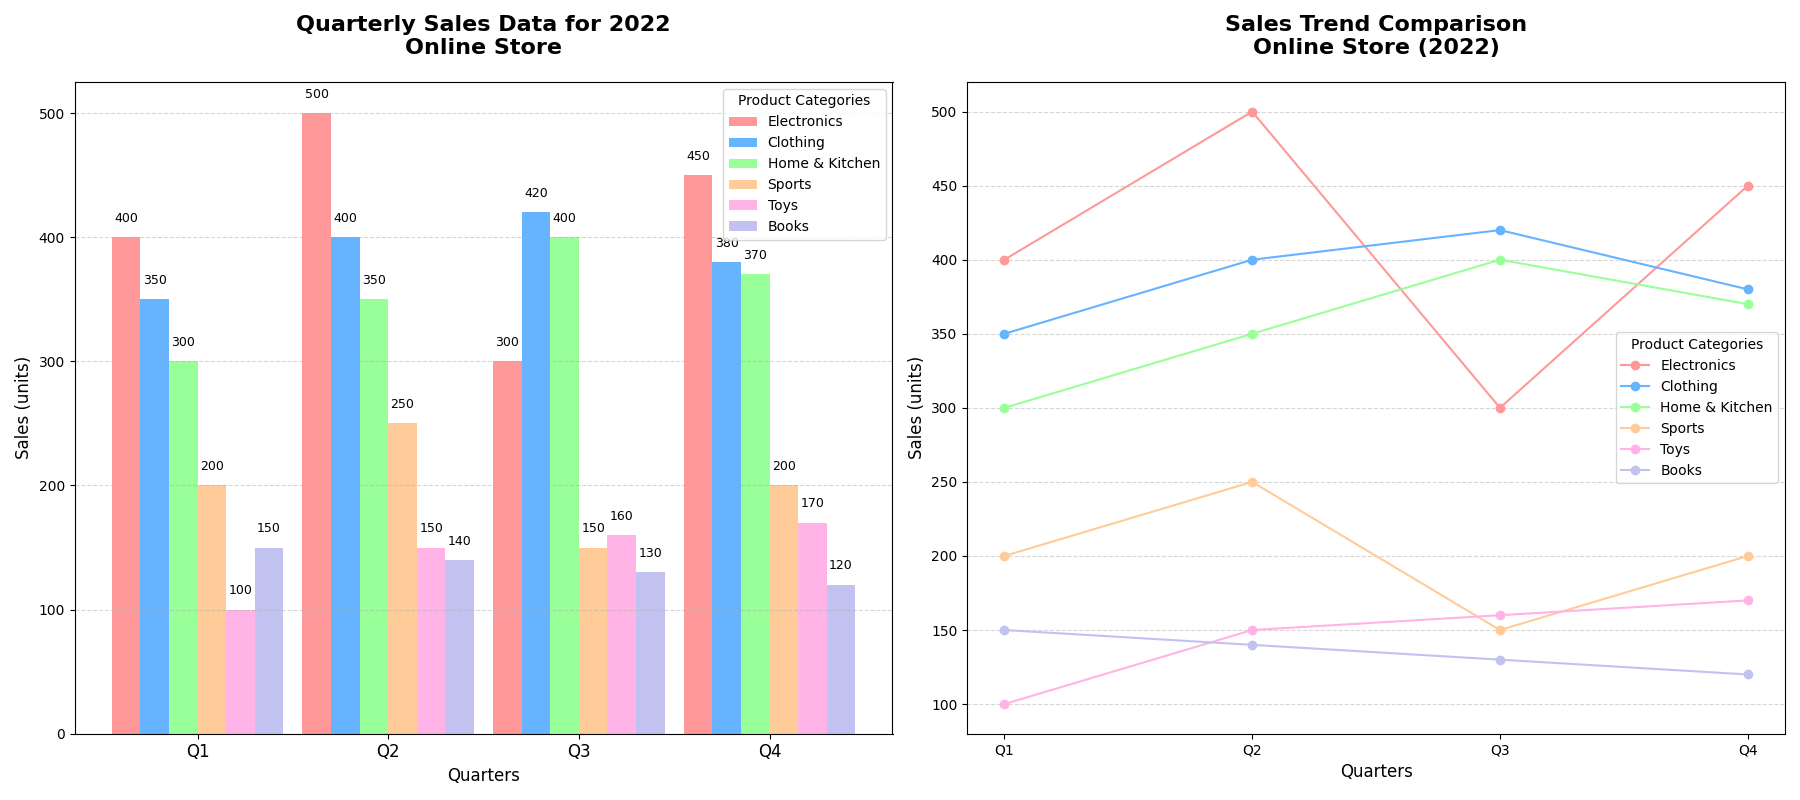

Reproduce this figure in Python.
import matplotlib.pyplot as plt
import numpy as np

# Quarters
quarters = ['Q1', 'Q2', 'Q3', 'Q4']

# Categories and their corresponding sales data (in units)
categories = ['Electronics', 'Clothing', 'Home & Kitchen', 'Sports', 'Books', 'Toys']
sales_data = {
    'Electronics': [400, 500, 300, 450],
    'Clothing': [350, 400, 420, 380],
    'Home & Kitchen': [300, 350, 400, 370],
    'Sports': [200, 250, 150, 200],
    'Books': [150, 140, 130, 120],
    'Toys': [100, 150, 160, 170],
}

# Calculate total sales per category
total_sales = {category: sum(sales) for category, sales in sales_data.items()}

# Sort categories by total sales in descending order
colors = ['#ff9999','#66b3ff','#99ff99','#ffcc99', '#c2c2f0', '#ffb3e6']
sorted_categories = sorted(total_sales, key=total_sales.get, reverse=True)
sorted_colors = [x for _, x in sorted(zip(categories, colors), key=lambda pair: total_sales[pair[0]], reverse=True)]
sorted_sales_data = [sales_data[category] for category in sorted_categories]

# Create figure and 1x2 subplots
fig, (ax_bar, ax_curve) = plt.subplots(1, 2, figsize=(18, 8))

# Bar chart: Sales data per category sorted by total sales
bar_width = 0.15
x_positions = np.arange(len(quarters))

for i, category_sales in enumerate(sorted_sales_data):
    ax_bar.bar(x_positions + i * bar_width, category_sales, bar_width, color=sorted_colors[i], label=sorted_categories[i])

# Customize the bar chart
ax_bar.set_title("Quarterly Sales Data for 2022\nOnline Store", fontsize=16, fontweight='bold', pad=20)
ax_bar.set_xlabel("Quarters", fontsize=12)
ax_bar.set_ylabel("Sales (units)", fontsize=12)
ax_bar.set_xticks(x_positions + bar_width * (len(categories) - 1) / 2)
ax_bar.set_xticklabels(quarters, fontsize=12)
ax_bar.legend(title="Product Categories", fontsize=10)
ax_bar.yaxis.grid(True, linestyle='--', alpha=0.5)

# Annotate the bars with sales numbers
for i, category_sales in enumerate(sorted_sales_data):
    for j, value in enumerate(category_sales):
        if value > 0:
            ax_bar.text(x_positions[j] + i * bar_width, value + 10, f'{value}', ha='center', va='bottom', fontsize=9, color='black')

# Line plot: Trend comparison of categories across the quarters
for i, category in enumerate(sorted_categories):
    ax_curve.plot(quarters, sales_data[category], marker='o', linestyle='-', color=sorted_colors[i], label=category)

# Customize the line plot
ax_curve.set_title("Sales Trend Comparison\nOnline Store (2022)", fontsize=16, fontweight='bold', pad=20)
ax_curve.set_xlabel("Quarters", fontsize=12)
ax_curve.set_ylabel("Sales (units)", fontsize=12)
ax_curve.legend(title="Product Categories", fontsize=10)
ax_curve.yaxis.grid(True, linestyle='--', alpha=0.5)

# Adjust layout
plt.tight_layout()

# Show plot
plt.show()
